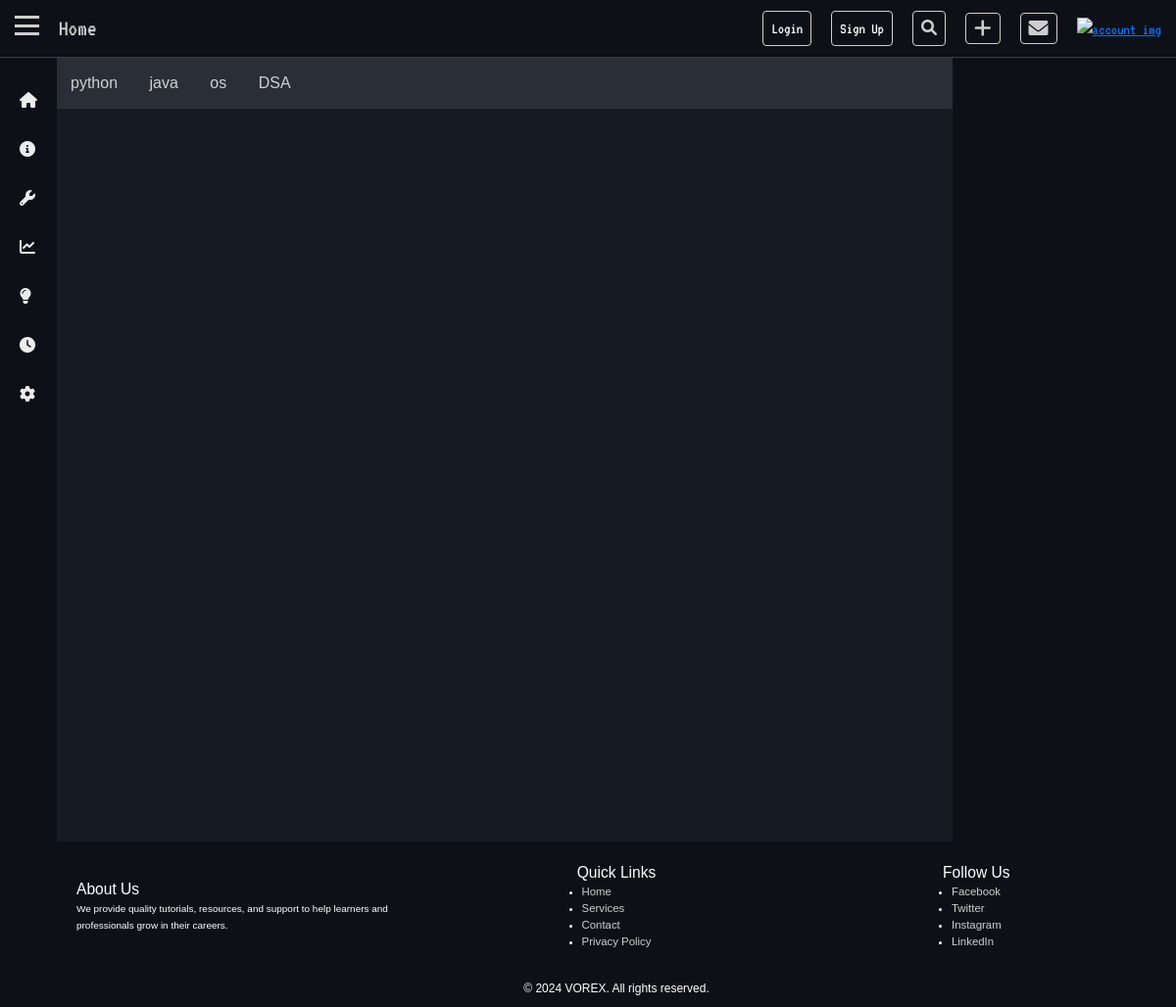
The app's page /, older data.
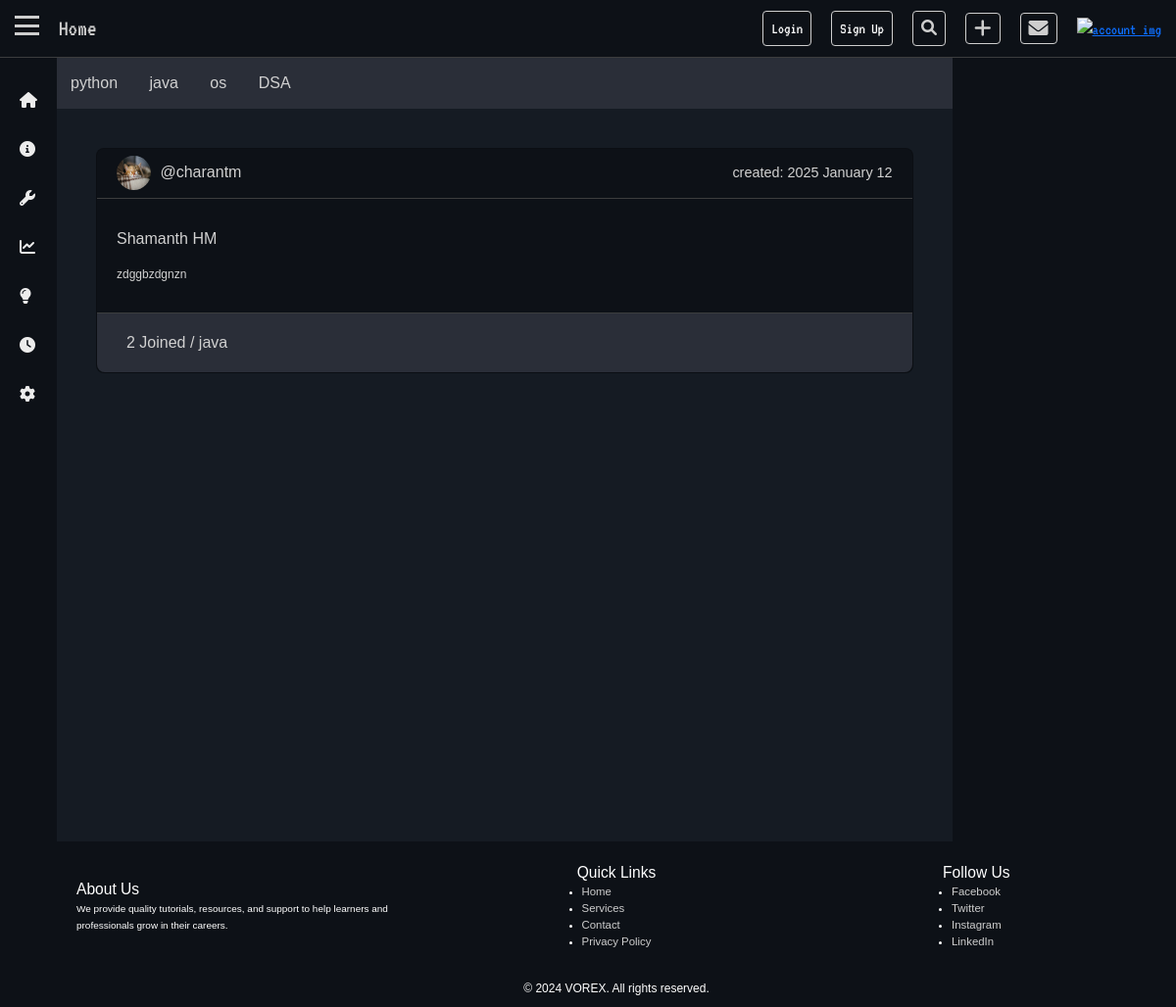
The same page, newer data.
### base/models.py (models this page shows, shortened)
class Tag(models.Model):
    name = models.CharField(max_length=500, unique=True)

class Room(models.Model):
    created_by = models.ForeignKey(User, on_delete=models.CASCADE,related_name="rooms",null=True)
    name = models.CharField(max_length=50)
    tags = models.ManyToManyField(Tag, related_name="rooms")
    description = models.TextField(blank=True, null=True)
    created_at = models.DateTimeField(auto_now_add=True)
    updated_at = models.DateTimeField(auto_now=True)
    is_private = models.BooleanField(default=False)
    members_count = models.ManyToManyField(User, related_name="member_count")
    def member_count(self):
        return self.members_count.count()

### base/views.py (the view)
# urls.py: path('',views.home, name='Home'),
def home(request):
    room = Room.objects.all()
    tag = Tag.objects.all()
    return render(request, 'base/home.html', {'rooms': room,'tags': tag})

### base/templates/base/home.html (shortened to what this page needs)
{% extends 'base.html' %} {% load static %}  {% block link %}
<link rel="stylesheet" href="{% static 'css/body.css' %}" />
{% endblock %} {% block nav %}
<a href="/">Home </a>
{% endblock %} {% block content %}
<div class="main-body">
  <div class="topic">
    {% for tag in tags %}
    <a href="{% url 'Tag' tag.name %}">{{tag.name}}</a>
    {% endfor %}
  </div>
  <div class="content">
    <div class="row g-5">
      {% for room in rooms %}
      <div class="col-md-6 col-lg-12 col-md-12">
        <div class="card">
          <div class="card-top">
            <div class="card-top-left">
              <img src="{% static 'assets/2019_07_29_77135_1564383613._large.jpg' %}" alt="" />
              <a href="#">@{{room.created_by.username}}</a>
            </div>
            <p>created: {{room.created_at|date:"Y F j"}}</p>
          </div>
          <div class="card-mid">
            <div class="card-mid-left">
              <a href="{% url 'Rooms' room.pk %}">{{room.name}}</a>
              <small>{{room.description}}</small>
            </div>
          </div>
          <div class="card-bottom">
            <p>
              {{room.member_count}} Joined / {% for tag in room.tags.all %}
              <a href="{% url 'Tag' tag.name %}">{{ tag.name }}</a>
              {% endfor %}
            </p>
          </div>
        </div>
      </div>
      {% endfor %}
    </div>
  </div>
  <div class="activity"></div>
</div>
{% endblock %}

Row changes from the older to the newer data that the page shows:
added Room: created_by.username "charantm", created_at "2025 January 12", name "Shamanth HM", description "zdggbzdgnzn", member_count "2", Tag (name "java")
